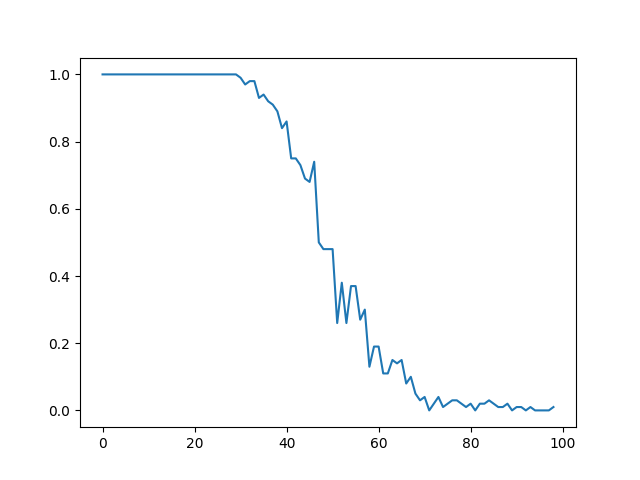

Python code for this plot:
from z3 import *

S = ["001010011101", "1001010101011", "101101010101010",
    "10111011001010101010", "10110101011010101010", "10110101101010101010"]
n = 74 # tight?

# how to declare a list of n variables x0, ..., x(n-1)
x = [ Bool('x' + str(k)) for k in range(n) ]

# Solution for S: 001010011101101011010101010100101010101110110010101010101101010110101010100

# this procedure returns an assignment (as a dictionary) if any exists
def model(phi):
    
    # create a SAT instance
    s = Solver()
    s.add(phi)

    # return a satisfying assignment
    return s.model() if s.check() == sat else []

#phi = And([x[k] for k in range(n)])

x = [Bool('x_' + str(k)) for k in range(n)]

phi_main = []

for w in S:
    phi_word = [] # Or
    for i in range(n - len(w) + 1):
        phi_w_pos = [] # And
        for p, v in enumerate(w):
            if p + i < n:
                phi_w_pos.append(x[p+i] if v == '1' else Not(x[p+i]))

        phi_word.append(And(phi_w_pos))
    phi_main.append(Or(phi_word))



phi_main = And(phi_main)
solution = model(phi_main)
#print(solution)
if solution != []:
    #print([(var, solution[var]) for var in x])
    print(''.join(['1' if solution[var] else '0' for var in x]))

    print([w in ''.join(['1' if solution[var] else '0' for var in x]) for w in S])
else:
    print("No solution")


########################################################


p = Bool("p")
q = Bool("q")
r = Bool("r")
phi = Or(And(p, Not(q)), r)
#phi = Or(p,q,r)
# Pro tip 1: can enumerate all variables by looking at the keys of m
# Pro tip 2: if x is a key of m,
# the corresponding Z3 variable can be reconstructed with "Bool(str(x))"
# (it should be just "x", but so is life)

while True:
    solution = model(phi)
    if solution == []:
        break

    print(solution)
    block_clause = []
    vars = [Bool(str(x)) for x in solution]
    for v in vars:
        if solution[v]:
            block_clause.append(v)
        else:
            block_clause.append(Not(v))


    phi = And(phi, Not(And(block_clause)));
    #print(phi)

#############################################################

import matplotlib.pyplot as plt
import numpy as np
import random

# number of variables
n = 10

# size of a clause
k = 3

# number of samples per point
N = 100

variables = [Bool('x_' + str(i)) for i in range(n)]

# Hints:
# np.random.choice(list) returns a random element from list
# np.random.choice(list, k, replace=False) returns k random elements from list *without replacement*
# np.mean(list) computes the average of the numbers in the list
# plt.plot(list) generates a plot from a list of values
# plt.show() displays the plot

results = []
for m in range(1, 10*n):
    results.append(0);
    for _ in range(N):
        formula = And([Or(list(map(lambda lit: random.choice([lit, Not(lit)]) , np.random.choice(variables, k, replace=False)))) for _ in range(m)])
        if model(formula) != []:
            results[-1] += 1
    results[-1] /= N
    print(f"{(m+1)/10*n}%") # Takes ~2 mins

#phi = Or(list(map(lambda lit: random.choice([lit, Not(lit)]) , np.random.choice(variables, k, replace=False))))

print(results)
plt.plot(results)
plt.show()
